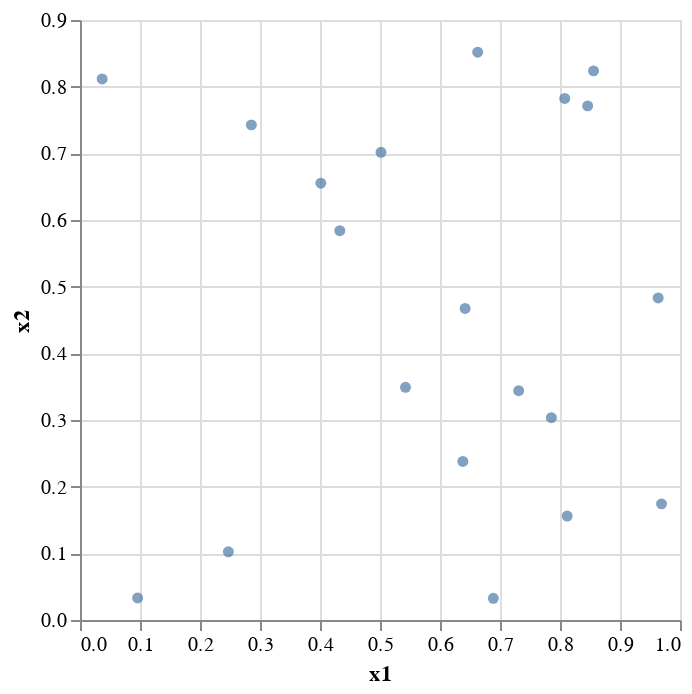

Write notebook code for a chart like this one.
### Code cell
df = DataFrame(rand(20,2));
p  = @vlplot(data=df,mark=:circle,x=:x1,y=:x2)

### Figure 1 — Vega-Lite specification as saved in the notebook (floating-point values rounded to 4 significant figures)
{"data": {"values": [{"x1": 0.5425, "x2": 0.349}, {"x1": 0.6628, "x2": 0.8517}, {"x1": 0.8079, "x2": 0.7823}, {"x1": 0.09601, "x2": 0.03315}, {"x1": 0.5017, "x2": 0.7015}, {"x1": 0.8461, "x2": 0.7712}, {"x1": 0.8559, "x2": 0.8237}, {"x1": 0.6419, "x2": 0.4673}, {"x1": 0.433, "x2": 0.584}, {"x1": 0.2473, "x2": 0.1023}, {"x1": 0.0369, "x2": 0.8116}, {"x1": 0.7856, "x2": 0.3034}, {"x1": 0.9636, "x2": 0.4831}, {"x1": 0.6381, "x2": 0.2379}, {"x1": 0.2857, "x2": 0.7427}, {"x1": 0.4014, "x2": 0.6552}, {"x1": 0.7311, "x2": 0.3439}, {"x1": 0.9692, "x2": 0.1742}, {"x1": 0.812, "x2": 0.1559}, {"x1": 0.6889, "x2": 0.03247}]}, "encoding": {"x": {"field": "x1", "type": "quantitative"}, "y": {"field": "x2", "type": "quantitative"}}, "mark": "circle"}
